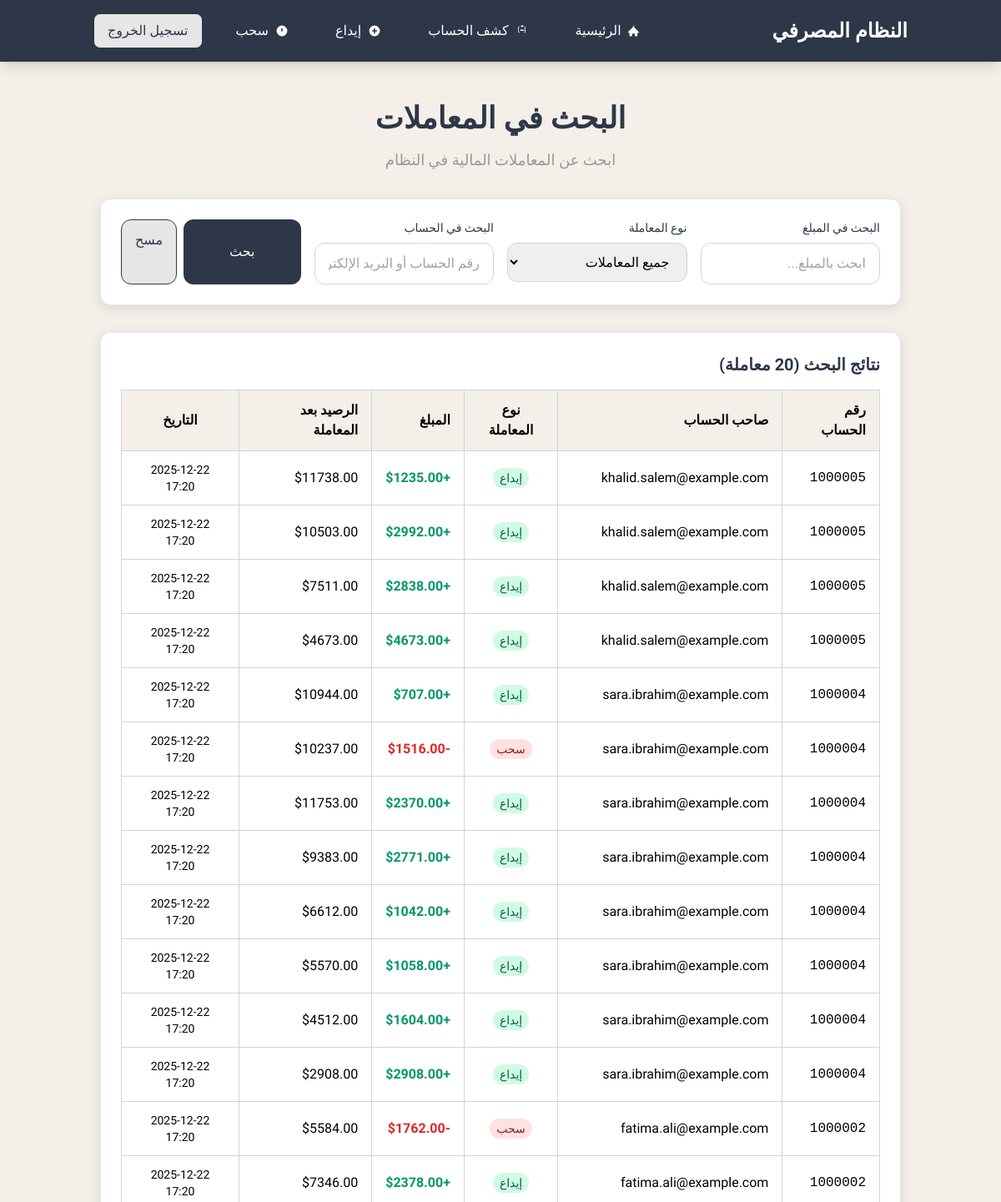
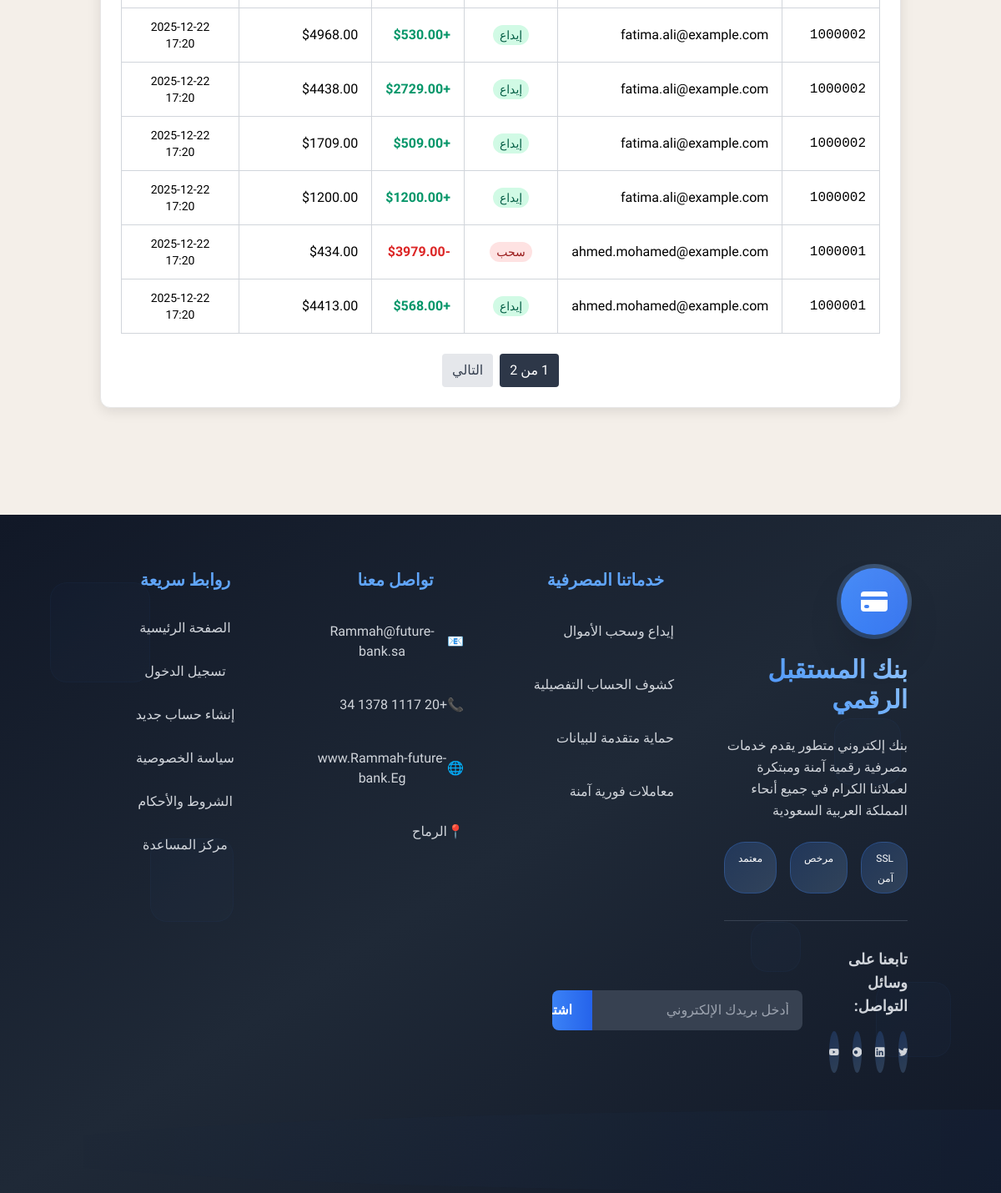
/transactions/search/transactions/ (signed in), run on the app's committed database (2 pictures, top to bottom).
### transactions/models.py (models this page shows, shortened)
class Transaction(models.Model):
    account = models.ForeignKey(
        UserBankAccount,
        related_name='transactions',
        on_delete=models.CASCADE,
        verbose_name='الحساب'
    )
    amount = models.DecimalField(
        decimal_places=2,
        max_digits=12,
        verbose_name='المبلغ'
    )
    balance_after_transaction = models.DecimalField(
        decimal_places=2,
        max_digits=12,
        verbose_name='الرصيد بعد المعاملة'
    )
    transaction_type = models.PositiveSmallIntegerField(
        choices=TRANSACTION_TYPE_CHOICES,
        verbose_name='نوع المعاملة'
    )
    timestamp = models.DateTimeField(auto_now_add=True, verbose_name='وقت المعاملة')
    class Meta:
        ordering = ['timestamp']
        verbose_name = 'معاملة مالية'
        verbose_name_plural = 'المعاملات المالية'

### accounts/models.py (models this page shows, shortened)
class UserBankAccount(models.Model):
    user = models.OneToOneField(
        User,
        related_name='account',
        on_delete=models.CASCADE,
        verbose_name='المستخدم'
    )
    account_type = models.ForeignKey(
        BankAccountType,
        related_name='accounts',
        on_delete=models.CASCADE,
        verbose_name='نوع الحساب'
    )
    account_no = models.PositiveIntegerField(unique=True, verbose_name='رقم الحساب')
    gender = models.CharField(max_length=1, choices=GENDER_CHOICE, verbose_name='الجنس')
    birth_date = models.DateField(null=True, blank=True, verbose_name='تاريخ الميلاد')
    balance = models.DecimalField(
        default=0,
        max_digits=12,
        decimal_places=2,
        verbose_name='الرصيد'
    )
    interest_start_date = models.DateField(
        null=True, blank=True,
        help_text='تاريخ بداية حساب الفائدة',
        verbose_name='تاريخ بداية الفائدة'
    )
    initial_deposit_date = models.DateField(null=True, blank=True, verbose_name='تاريخ أول إيداع')
    class Meta:
        verbose_name = 'حساب بنكي'
        verbose_name_plural = 'الحسابات البنكية'

class User(AbstractUser):
    username = None
    email = models.EmailField(unique=True, null=False, blank=False)
    objects = UserManager()
    USERNAME_FIELD = 'email'
    REQUIRED_FIELDS = []
    class Meta:
        verbose_name = 'مستخدم'
        verbose_name_plural = 'المستخدمين'

### transactions/views.py (the view)
# urls.py: path("search/transactions/", TransactionSearchView.as_view(), name="transaction_search"),
class TransactionSearchView(LoginRequiredMixin, ListView):
    template_name = 'transactions/transaction_search.html'
    model = Transaction
    context_object_name = 'transactions'
    paginate_by = 20
    def get_queryset(self):
        queryset = super().get_queryset()
        search_query = self.request.GET.get('search', '')
        transaction_type = self.request.GET.get('transaction_type', '')
        account_search = self.request.GET.get('account_search', '')
        if search_query:
            queryset = queryset.filter(
                Q(amount__icontains=search_query) |
                Q(balance_after_transaction__icontains=search_query)
            )
        if transaction_type:
            queryset = queryset.filter(transaction_type=transaction_type)
        if account_search:
            queryset = queryset.filter(
                Q(account__account_no__icontains=account_search) |
                Q(account__user__email__icontains=account_search)
            )
        return queryset.order_by('-timestamp')
    def get_context_data(self, **kwargs):
        context = super().get_context_data(**kwargs)
        context.update({
            'search_query': self.request.GET.get('search', ''),
            'transaction_type': self.request.GET.get('transaction_type', ''),
            'account_search': self.request.GET.get('account_search', ''),
            'DEPOSIT': DEPOSIT,
            'WITHDRAWAL': WITHDRAWAL,
        })
        return context

### templates/transactions/transaction_search.html (shortened to what this page needs)
{% extends "core/base.html" %}
{% load i18n %}
{% block content %}
<div class="min-h-screen py-12 px-4 sm:px-6 lg:px-8">
    <div class="max-w-6xl mx-auto">
        <div class="text-center mb-8">
            <h1 class="text-4xl font-bold text-primary mb-4">البحث في المعاملات</h1>
            <p class="text-lg text-muted">ابحث عن المعاملات المالية في النظام</p>
        </div>
        <div class="card rounded-xl p-6 mb-8">
            <form method="get" class="grid grid-cols-1 md:grid-cols-4 gap-4">
                <div>
                    <label class="block text-sm font-medium text-primary mb-2">البحث في المبلغ</label>
                    <input type="text"
                           name="search"
                           value="{{ search_query }}"
                           placeholder="ابحث بالمبلغ..."
                           class="w-full px-4 py-3 rounded-xl border border-gray-300 focus:outline-none focus:ring-2 focus:ring-primary">
                </div>
                <div>
                    <label class="block text-sm font-medium text-primary mb-2">نوع المعاملة</label>
                    <select name="transaction_type"
                            class="w-full px-4 py-3 rounded-xl border border-gray-300 focus:outline-none focus:ring-2 focus:ring-primary">
                        <option value="">جميع المعاملات</option>
                    </select>
                </div>
                <div>
                    <label class="block text-sm font-medium text-primary mb-2">البحث في الحساب</label>
                    <input type="text"
                           name="account_search"
                           value="{{ account_search }}"
                           placeholder="رقم الحساب أو البريد الإلكتروني..."
                           class="w-full px-4 py-3 rounded-xl border border-gray-300 focus:outline-none focus:ring-2 focus:ring-primary">
                </div>
                <div class="flex gap-2">
                    <button type="submit"
                            class="btn-primary px-6 py-3 rounded-xl font-medium flex-1">
                        بحث
                    </button>
                    <a href="{% url 'transactions:transaction_search' %}"
                       class="btn-secondary px-4 py-3 rounded-xl font-medium">
                        مسح
                    </a>
                </div>
            </form>
        </div>
        {% if transactions %}
        <div class="card rounded-xl p-6">
            <h3 class="text-xl font-semibold text-primary mb-4">
                نتائج البحث ({{ transactions|length }} معاملة)
            </h3>
            <div class="overflow-x-auto">
                <table class="w-full border-collapse">
                    <thead>
                        <tr class="bg-light">
                            <th class="border border-gray-300 px-4 py-3 text-right">رقم الحساب</th>
                            <th class="border border-gray-300 px-4 py-3 text-right">صاحب الحساب</th>
                            <th class="border border-gray-300 px-4 py-3 text-center">نوع المعاملة</th>
                            <th class="border border-gray-300 px-4 py-3 text-right">المبلغ</th>
                            <th class="border border-gray-300 px-4 py-3 text-right">الرصيد بعد المعاملة</th>
                            <th class="border border-gray-300 px-4 py-3 text-center">التاريخ</th>
                        </tr>
                    </thead>
                    <tbody>
                        {% for transaction in transactions %}
                        <tr class="hover:bg-light transition-colors">
                            <td class="border border-gray-300 px-4 py-3 font-mono">{{ transaction.account.account_no }}</td>
                            <td class="border border-gray-300 px-4 py-3">{{ transaction.account.user.email }}</td>
                            <td class="border border-gray-300 px-4 py-3 text-center">
                                {% if transaction.transaction_type == DEPOSIT %}
                                    <span class="bg-green-100 text-green-800 px-2 py-1 rounded-full text-sm">إيداع</span>
                                {% else %}
                                    <span class="bg-red-100 text-red-800 px-2 py-1 rounded-full text-sm">سحب</span>
                                {% endif %}
                            </td>
                            <td class="border border-gray-300 px-4 py-3 font-semibold">
                                {% if transaction.transaction_type == DEPOSIT %}
                                    <span class="text-green-600">+${{ transaction.amount }}</span>
                                {% else %}
                                    <span class="text-red-600">-${{ transaction.amount }}</span>
                                {% endif %}
                            </td>
                            <td class="border border-gray-300 px-4 py-3">${{ transaction.balance_after_transaction }}</td>
                            <td class="border border-gray-300 px-4 py-3 text-center text-sm">{{ transaction.timestamp|date:"Y-m-d H:i" }}</td>
                        </tr>
                        {% endfor %}
                    </tbody>
                </table>
            </div>
            {% if is_paginated %}
            <div class="mt-6 flex justify-center">
                <div class="flex gap-2">
                    <span class="px-3 py-2 bg-primary text-white rounded">
                        {{ page_obj.number }} من {{ page_obj.paginator.num_pages }}
                    </span>
                    {% if page_obj.has_next %}
                        <a href="?page={{ page_obj.next_page_number }}"
                           class="px-3 py-2 bg-gray-200 text-gray-700 rounded hover:bg-gray-300">
                            التالي
                        </a>
                    {% endif %}
                </div>
            </div>
            {% endif %}
        </div>
        {% elif search_query or transaction_type or account_search %}
        <div class="card rounded-xl p-8 text-center">
            <div class="text-6xl mb-4">🔍</div>
            <h3 class="text-xl font-semibold text-primary mb-2">لا توجد نتائج</h3>
            <p class="text-muted">لم يتم العثور على معاملات تطابق معايير البحث</p>
        </div>
        {% else %}
        <div class="card rounded-xl p-8 text-center">
            <div class="text-6xl mb-4">💰</div>
            <h3 class="text-xl font-semibold text-primary mb-2">ابدأ البحث</h3>
            <p class="text-muted">استخدم نموذج البحث أعلاه للعثور على المعاملات</p>
        </div>
        {% endif %}
    </div>
</div>
{% endblock %}

### templates/core/base.html (style rules this page uses)
:root { --primary-dark: #2D3748; --primary-light: #4A5568; --accent-gray: #E6E6E6; --light-beige: #F4EFE9; --beige: #EFE6DE; --medium-gray: #999999; --white: #FFFFFF; --black: #000000; }
* { font-family: 'Cairo', sans-serif; }
body { background-color: var(--light-beige); min-height: 100vh; }
.card { background: var(--white); border: 1px solid var(--accent-gray); box-shadow: 0 4px 16px rgba(0, 0, 0, 0.1); }
.btn-primary { background-color: var(--primary-dark); color: var(--white); border: none; transition: all 0.3s ease; }
.btn-secondary { background-color: var(--accent-gray); color: var(--primary-dark); border: 1px solid var(--primary-dark); transition: all 0.3s ease; }
.text-primary { color: var(--primary-dark); }
.text-muted { color: var(--medium-gray); }
.bg-primary { background-color: var(--primary-dark); }
.bg-light { background-color: var(--light-beige); }

### data on the page
Transaction: transaction_type "إيداع"
Transaction: transaction_type "إيداع"
Transaction: transaction_type "إيداع"
Transaction: transaction_type "إيداع"
Transaction: transaction_type "إيداع"
Transaction: transaction_type "سحب"
Transaction: transaction_type "إيداع"
Transaction: transaction_type "إيداع"
Transaction: transaction_type "إيداع"
Transaction: transaction_type "إيداع"
Transaction: transaction_type "إيداع"
Transaction: transaction_type "إيداع"
Transaction: transaction_type "سحب"
Transaction: transaction_type "إيداع"
Transaction: transaction_type "إيداع"
Transaction: transaction_type "إيداع"
Transaction: transaction_type "إيداع"
Transaction: transaction_type "إيداع"
Transaction: transaction_type "سحب"
Transaction: transaction_type "إيداع"

### other printed values
{{ page_obj.paginator.num_pages }} "2"
